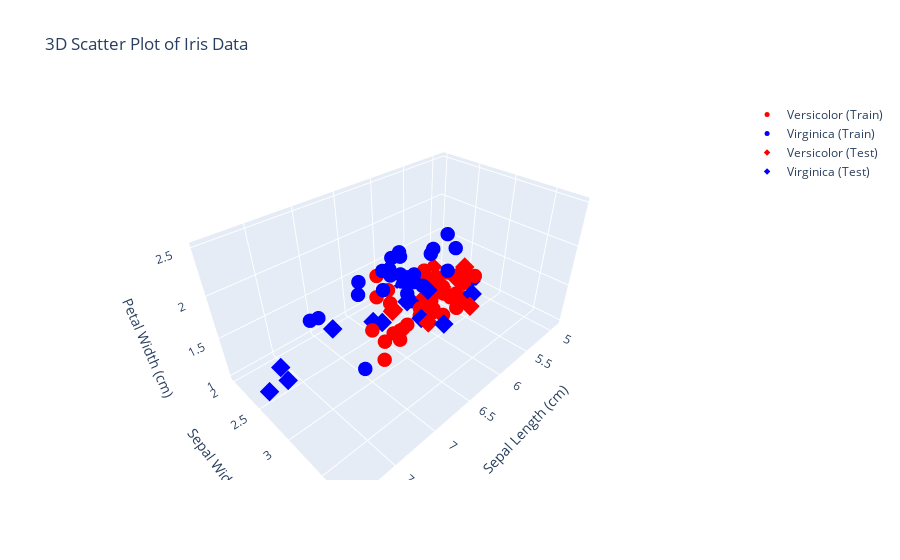

Notebook cell for this chart:
### Code cell
import plotly.graph_objects as go

def draw_data_3d(X_train, y_train, X_test, y_test):
    '''
    3次元散布図を描画する関数
    '''
    fig = go.Figure()

    # 訓練データを描画
    fig.add_trace(go.Scatter3d(
        x=X_train[y_train==1, 0], y=X_train[y_train==1, 1], z=X_train[y_train==1, 2],
        mode='markers', marker=dict(size=5, color='red'), name='Versicolor (Train)'
    ))
    fig.add_trace(go.Scatter3d(
        x=X_train[y_train!=1, 0], y=X_train[y_train!=1, 1], z=X_train[y_train!=1, 2],
        mode='markers', marker=dict(size=5, color='blue'), name='Virginica (Train)'
    ))

    # テストデータを描画
    fig.add_trace(go.Scatter3d(
        x=X_test[y_test==1, 0], y=X_test[y_test==1, 1], z=X_test[y_test==1, 2],
        mode='markers', marker=dict(size=5, color='red', symbol='diamond'), name='Versicolor (Test)'
    ))
    fig.add_trace(go.Scatter3d(
        x=X_test[y_test!=1, 0], y=X_test[y_test==1, 1], z=X_test[y_test==1, 2],
        mode='markers', marker=dict(size=5, color='blue', symbol='diamond'), name='Virginica (Test)'
    ))

    # ラベルとタイトル
    fig.update_layout(scene=dict(
        xaxis_title='Sepal Length (cm)',
        yaxis_title='Sepal Width (cm)',
        zaxis_title='Petal Width (cm)'
    ), title='3D Scatter Plot of Iris Data')

    return fig


fig=draw_data_3d(X_train, y_train, X_test, y_test)
fig.show()

### Figure 1 — Plotly figure (JSON) as saved in the notebook; plotly's stock layout.template omitted (floating-point values rounded to 4 significant figures)
{"data": [{"marker": {"color": "red", "size": 5}, "mode": "markers", "name": "Versicolor (Train)", "type": "scatter3d", "x": [6.1, 6.2, 6.3, 6.3, 5.6, 6.6, 6.1, 5.6, 5.7, 5.9, 6.6, 5.5, 5.7, 5.8, 6.1, 5.8, 6, 5.7, 5.6, 6, 5.6, 6.9, 5.5, 7, 5.9, 5.4, 6.3, 5, 5.5, 6.8, 6.1, 5.7, 6.7, 6.4, 5.6, 6.2], "y": [2.8, 2.2, 2.5, 3.3, 2.7, 2.9, 3, 3, 3, 3.2, 3, 2.4, 2.8, 2.7, 2.9, 2.7, 2.9, 2.9, 2.9, 2.2, 2.5, 3.1, 2.3, 3.2, 3, 3, 2.3, 2.3, 2.4, 2.8, 2.8, 2.8, 3.1, 2.9, 3, 2.9], "z": [1.3, 1.5, 1.5, 1.6, 1.3, 1.3, 1.4, 1.5, 1.2, 1.8, 1.4, 1, 1.3, 1.2, 1.4, 1, 1.5, 1.3, 1.3, 1, 1.1, 1.5, 1.3, 1.4, 1.5, 1.5, 1.3, 1, 1.1, 1.4, 1.2, 1.3, 1.4, 1.3, 1.3, 1.3]}, {"marker": {"color": "blue", "size": 5}, "mode": "markers", "name": "Virginica (Train)", "type": "scatter3d", "x": [6.9, 6.3, 7.6, 6.4, 5.8, 6.1, 7.1, 6.9, 6.5, 6.4, 7.7, 6.5, 6.7, 6.3, 5.9, 6.3, 7.4, 6, 6.7, 6.7, 6.9, 6.2, 6.3, 6.3], "y": [3.2, 3.4, 3, 2.8, 2.7, 2.6, 3, 3.1, 3.2, 3.2, 3.8, 3, 3, 3.3, 3, 2.7, 2.8, 2.2, 2.5, 3.1, 3.1, 2.8, 2.9, 2.8], "z": [2.3, 2.4, 2.1, 2.1, 1.9, 1.4, 2.1, 2.3, 2, 2.3, 2.2, 2, 2.3, 2.5, 1.8, 1.8, 1.9, 1.5, 1.8, 2.4, 2.1, 1.8, 1.8, 1.5]}, {"marker": {"color": "red", "size": 5, "symbol": "diamond"}, "mode": "markers", "name": "Versicolor (Test)", "type": "scatter3d", "x": [5.5, 6, 6.7, 5.5, 5.8, 6, 6.4, 5.2, 5.7, 5.1, 6.5, 5, 6.7, 4.9], "y": [2.6, 3.4, 3, 2.5, 2.6, 2.7, 3.2, 2.7, 2.6, 2.5, 2.8, 2, 3.1, 2.4], "z": [1.2, 1.6, 1.7, 1.3, 1.2, 1.6, 1.5, 1.4, 1, 1.1, 1.5, 1, 1.5, 1]}, {"marker": {"color": "blue", "size": 5, "symbol": "diamond"}, "mode": "markers", "name": "Virginica (Test)", "type": "scatter3d", "x": [7.9, 6.4, 6.2, 7.7, 7.7, 7.2, 5.7, 6.7, 4.9, 6.4, 6.3, 5.6, 6.4, 5.8, 6, 7.2, 6.7, 6.8, 6.5, 7.2, 5.8, 6.8, 7.3, 7.7, 6.5, 6.1], "y": [2.6, 3.4, 3, 2.5, 2.6, 2.7, 3.2, 2.7, 2.6, 2.5, 2.8, 2, 3.1, 2.4], "z": [1.2, 1.6, 1.7, 1.3, 1.2, 1.6, 1.5, 1.4, 1, 1.1, 1.5, 1, 1.5, 1]}], "layout": {"scene": {"xaxis": {"title": {"text": "Sepal Length (cm)"}}, "yaxis": {"title": {"text": "Sepal Width (cm)"}}, "zaxis": {"title": {"text": "Petal Width (cm)"}}}, "title": {"text": "3D Scatter Plot of Iris Data"}}}
